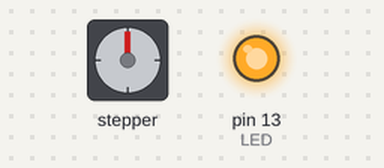
This sketch was run on a simulated Arduino Uno, built with avr-gcc and run on an emulated ATmega328P. On the bench: stepper motor, output pins drawn as LEDs (lit = HIGH). Stepper angles assume 2048 steps per turn.

Above: at 0.05 s.
At 3.2 s:
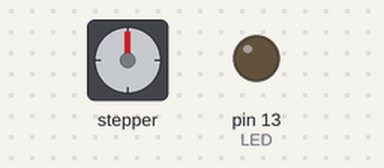
Timing chart, 0 to 7.4 s (numbered marks = the images above):
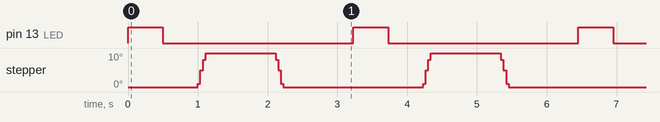

The sketch:

Project_1_StepMotor.ino
```cpp
/*
  Stepper Motor Demonstration 1
  Stepper-Demo1.ino
  Demonstrates 28BYJ-48 Unipolar Stepper with ULN2003 Driver
  Uses Arduino Stepper Library

  DroneBot Workshop 2018
  https://dronebotworkshop.com
*/

//Include the Arduino Stepper Library
#include <Stepper.h>
#define LED 13

// Define Constants

// Number of steps per internal motor revolution
const float STEPS_PER_REV = 32;

//  Amount of Gear Reduction
const float GEAR_RED = 64;

// Number of steps per geared output rotation
const float STEPS_PER_OUT_REV = STEPS_PER_REV * GEAR_RED;

// Define Variables

// Number of Steps Required
int StepsRequired;

// Create Instance of Stepper Class
// Specify Pins used for motor coils
// The pins used are 8,9,10,11
// Connected to ULN2003 Motor Driver In1, In2, In3, In4
// Pins entered in sequence 1-3-2-4 for proper step sequencing

Stepper steppermotor(STEPS_PER_REV, 8, 10, 9, 11);

void setup()
{
  pinMode(LED, OUTPUT);
// Nothing  (Stepper Library sets pins as outputs)
}

void loop()
{
  // Slow - 4-step CW sequence to observe lights on driver board
  /*steppermotor.setSpeed(1);
  StepsRequired  =  1;
  steppermotor.step(StepsRequired);
  delay(500);
  */
  digitalWrite(LED,HIGH);
  delay(500);
  digitalWrite(LED,LOW);
  delay(500);

   // Rotate CW 1/2 turn slowly
  StepsRequired  =  2048 / 34;
  steppermotor.setSpeed(1000);
  steppermotor.step(StepsRequired);
  delay(1000);

  // Rotate CCW 1/2 turn quickly
  StepsRequired  =  - 2048 / 34;
  steppermotor.setSpeed( 1000);
  steppermotor.step(StepsRequired);
  delay(1000);

}
```

Measured:
- by itself, pin 13 (LED): alternates HIGH for 0.50 s and LOW for 2.7 s
- by itself, stepper: repeats every 3.2 s: 5° 0.04 s, 8° 0.04 s, 10° 1.0 s, 8° 0.04 s, 5° 0.04 s, 1° 0.04 s, 0° 2.0 s, 1° 0.04 s
